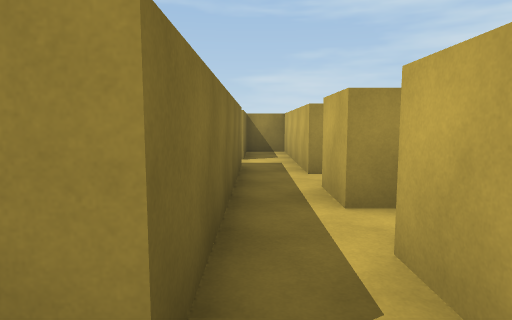
view 1 (above)

12 first-person views from a walk through a Unity game level. The camera is 1.4 m above the floor, tilts 6° down and sees 75° across. The floor is counted in squares, 2 m on a side. Each view is taken from the middle of a square. On the plan, view 1 faces up. The plan holds only what a view shows up to about 10 squares ahead; the rest is blank. The place goes on beyond the plan. The player character is not drawn.

view 2
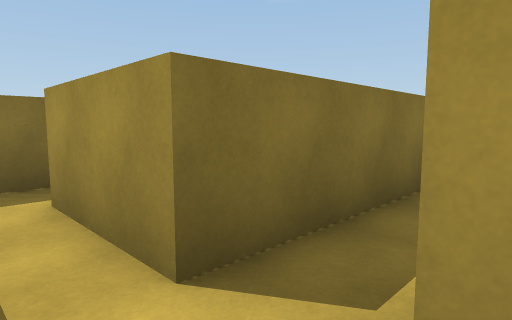

view 3
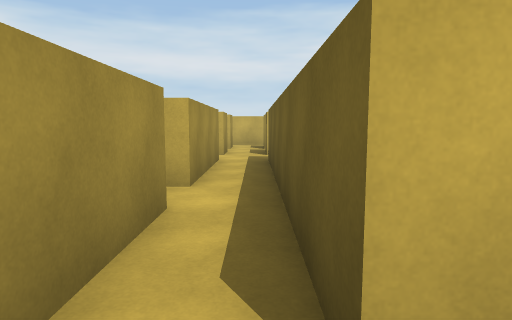

view 4
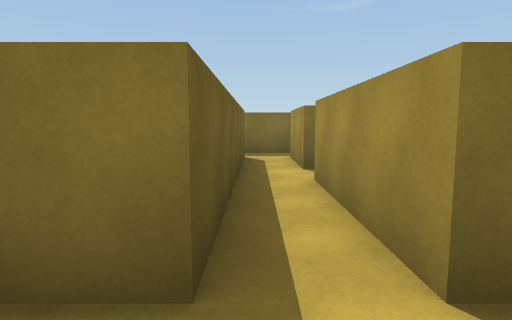

view 5
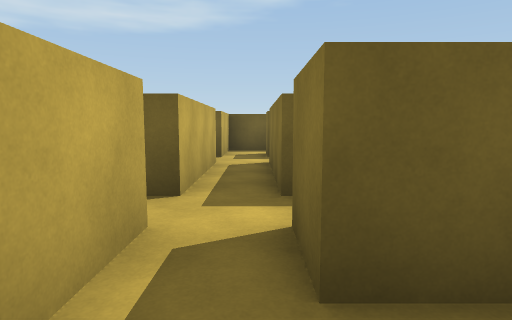

view 6
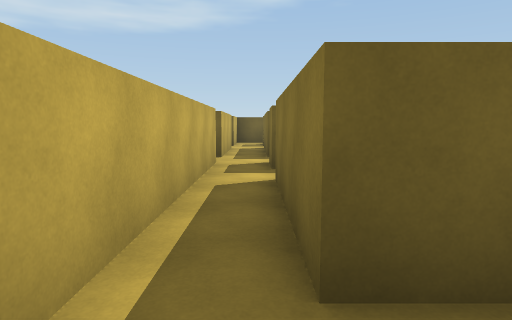

view 7
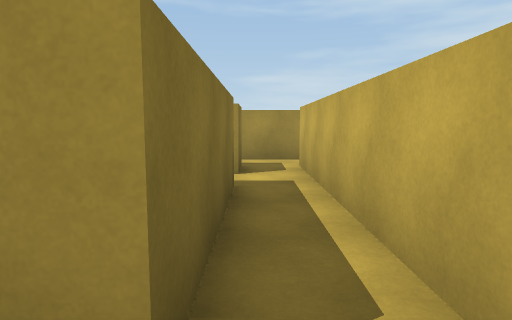

view 8
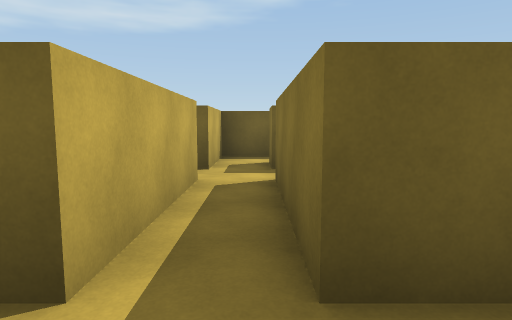

view 9
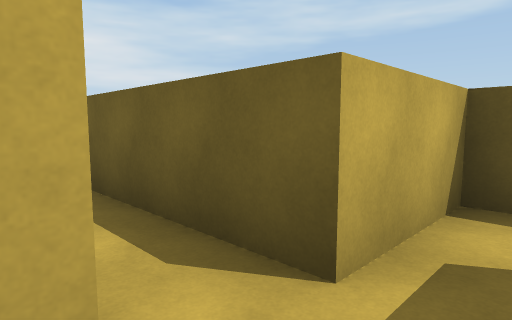

view 10
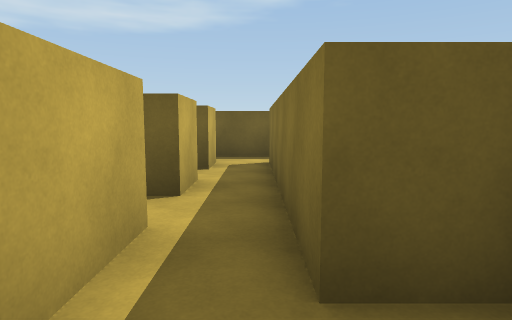

view 11
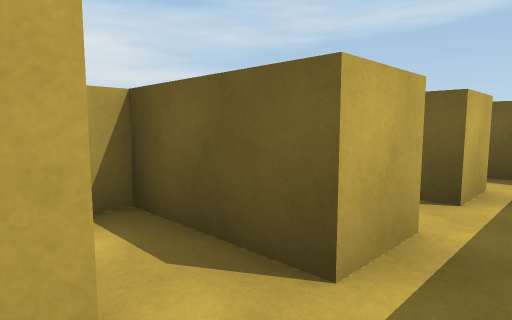

view 12
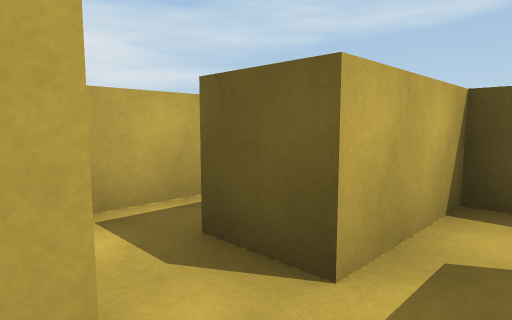

### Floor plan
Key: @ floor where view 1 was taken; # wall or solid block; . floor.
Columns run from 4 left of view 1 to 7 right of it. Each row starts with its distance up from view 1.
  9    ###  ##
  8    #.#  ..
  7    #.#.#.#
  6    ..#...#
  5    #.#.#.#
  4    #...#.#
  3    #.###.#
  2    #.....#
  1 #.##.###.#.#
  0 #...@.......
 -1  .######.# #
 -2  .#    #.#
 -3  ##    #.#
 -4         ..
 -5        #.#
 -6         .#
 -7         ##

Positions as (right, up) in squares from view 1, and headings:
1: (0, 0), facing up
2: (1, 0), facing up-left
3: (-3, 0), facing right
4: (5, 0), facing left
5: (4, 3), facing down
6: (4, 7), facing down
7: (4, 2), facing up
8: (4, 1), facing down
9: (-3, 1), facing down-right
10: (0, 7), facing down
11: (0, 5), facing down-right
12: (2, 7), facing down-right
